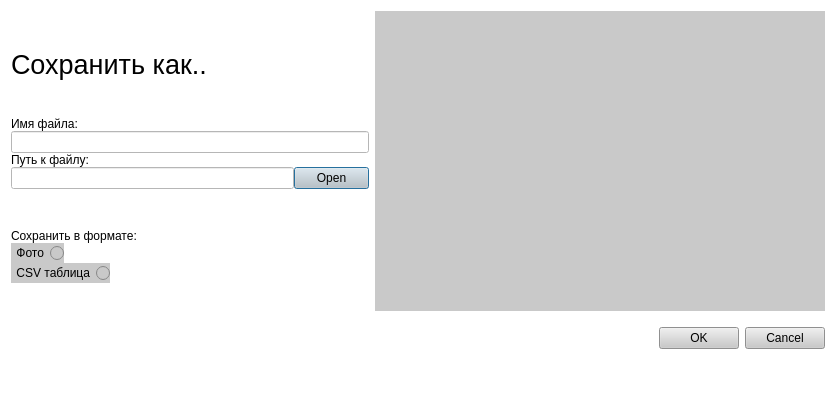
<?xml version="1.0" encoding="UTF-8"?>
<ui version="4.0">
 <class>SaveDialogWindow</class>
 <widget class="QDialog" name="SaveDialogWindow">
  <property name="geometry">
   <rect>
    <x>0</x>
    <y>0</y>
    <width>836</width>
    <height>400</height>
   </rect>
  </property>
  <property name="maximumSize">
   <size>
    <width>16777215</width>
    <height>400</height>
   </size>
  </property>
  <property name="windowTitle">
   <string>Сохранить как..</string>
  </property>
  <property name="styleSheet">
   <string notr="true">background-color: rgb(255, 255, 255);</string>
  </property>
  <layout class="QVBoxLayout" name="verticalLayout">
   <item>
    <layout class="QHBoxLayout" name="horizontalLayout">
     <item>
      <layout class="QVBoxLayout" name="verticalLayout_2">
       <property name="spacing">
        <number>0</number>
       </property>
       <item>
        <spacer name="verticalSpacer_6">
         <property name="orientation">
          <enum>Qt::Vertical</enum>
         </property>
         <property name="sizeHint" stdset="0">
          <size>
           <width>20</width>
           <height>40</height>
          </size>
         </property>
        </spacer>
       </item>
       <item>
        <widget class="QLabel" name="label_4">
         <property name="font">
          <font>
           <pointsize>20</pointsize>
          </font>
         </property>
         <property name="text">
          <string>Сохранить как..</string>
         </property>
        </widget>
       </item>
       <item>
        <spacer name="verticalSpacer_4">
         <property name="orientation">
          <enum>Qt::Vertical</enum>
         </property>
         <property name="sizeHint" stdset="0">
          <size>
           <width>20</width>
           <height>40</height>
          </size>
         </property>
        </spacer>
       </item>
       <item>
        <widget class="QLabel" name="label_3">
         <property name="maximumSize">
          <size>
           <width>16777215</width>
           <height>20</height>
          </size>
         </property>
         <property name="text">
          <string>Имя файла:</string>
         </property>
        </widget>
       </item>
       <item>
        <widget class="QLineEdit" name="lineEdit_2"/>
       </item>
       <item>
        <widget class="QLabel" name="label_2">
         <property name="maximumSize">
          <size>
           <width>16777215</width>
           <height>20</height>
          </size>
         </property>
         <property name="text">
          <string>Путь к файлу:</string>
         </property>
        </widget>
       </item>
       <item>
        <layout class="QHBoxLayout" name="horizontalLayout_3">
         <property name="spacing">
          <number>0</number>
         </property>
         <property name="sizeConstraint">
          <enum>QLayout::SetDefaultConstraint</enum>
         </property>
         <item>
          <widget class="QLineEdit" name="pathInput"/>
         </item>
         <item>
          <widget class="QDialogButtonBox" name="browseButtonBox">
           <property name="maximumSize">
            <size>
             <width>75</width>
             <height>16777215</height>
            </size>
           </property>
           <property name="styleSheet">
            <string notr="true">background-color: rgb(201, 201, 201);</string>
           </property>
           <property name="standardButtons">
            <set>QDialogButtonBox::Open</set>
           </property>
          </widget>
         </item>
        </layout>
       </item>
       <item>
        <spacer name="verticalSpacer_3">
         <property name="orientation">
          <enum>Qt::Vertical</enum>
         </property>
         <property name="sizeType">
          <enum>QSizePolicy::Fixed</enum>
         </property>
         <property name="sizeHint" stdset="0">
          <size>
           <width>20</width>
           <height>40</height>
          </size>
         </property>
        </spacer>
       </item>
       <item>
        <widget class="QLabel" name="label">
         <property name="text">
          <string>Сохранить в формате:</string>
         </property>
        </widget>
       </item>
       <item>
        <layout class="QHBoxLayout" name="horizontalLayout_4">
         <item>
          <widget class="QRadioButton" name="saveAsPhotoRadioButton">
           <property name="layoutDirection">
            <enum>Qt::RightToLeft</enum>
           </property>
           <property name="styleSheet">
            <string notr="true">background-color: rgb(201, 201, 201);</string>
           </property>
           <property name="text">
            <string>Фото</string>
           </property>
           <property name="checked">
            <bool>false</bool>
           </property>
          </widget>
         </item>
         <item>
          <spacer name="horizontalSpacer_2">
           <property name="orientation">
            <enum>Qt::Horizontal</enum>
           </property>
           <property name="sizeHint" stdset="0">
            <size>
             <width>40</width>
             <height>20</height>
            </size>
           </property>
          </spacer>
         </item>
        </layout>
       </item>
       <item>
        <layout class="QHBoxLayout" name="horizontalLayout_5">
         <item>
          <widget class="QRadioButton" name="saveAsTableRadioButton">
           <property name="layoutDirection">
            <enum>Qt::RightToLeft</enum>
           </property>
           <property name="styleSheet">
            <string notr="true">background-color: rgb(201, 201, 201);</string>
           </property>
           <property name="text">
            <string>CSV таблица</string>
           </property>
          </widget>
         </item>
         <item>
          <spacer name="horizontalSpacer">
           <property name="orientation">
            <enum>Qt::Horizontal</enum>
           </property>
           <property name="sizeHint" stdset="0">
            <size>
             <width>40</width>
             <height>20</height>
            </size>
           </property>
          </spacer>
         </item>
        </layout>
       </item>
       <item>
        <spacer name="verticalSpacer_2">
         <property name="orientation">
          <enum>Qt::Vertical</enum>
         </property>
         <property name="sizeHint" stdset="0">
          <size>
           <width>20</width>
           <height>40</height>
          </size>
         </property>
        </spacer>
       </item>
      </layout>
     </item>
     <item>
      <layout class="QVBoxLayout" name="verticalLayout_3">
       <property name="spacing">
        <number>0</number>
       </property>
       <item>
        <widget class="QLabel" name="crosswordImageLabel">
         <property name="minimumSize">
          <size>
           <width>450</width>
           <height>300</height>
          </size>
         </property>
         <property name="styleSheet">
          <string notr="true">background-color: rgb(201, 201, 201);</string>
         </property>
         <property name="text">
          <string/>
         </property>
        </widget>
       </item>
       <item>
        <spacer name="verticalSpacer">
         <property name="orientation">
          <enum>Qt::Vertical</enum>
         </property>
         <property name="sizeHint" stdset="0">
          <size>
           <width>20</width>
           <height>40</height>
          </size>
         </property>
        </spacer>
       </item>
      </layout>
     </item>
    </layout>
   </item>
   <item>
    <widget class="QDialogButtonBox" name="buttonBox">
     <property name="styleSheet">
      <string notr="true">background-color: rgb(201, 201, 201);</string>
     </property>
     <property name="standardButtons">
      <set>QDialogButtonBox::Cancel|QDialogButtonBox::Ok</set>
     </property>
    </widget>
   </item>
   <item>
    <spacer name="verticalSpacer_5">
     <property name="orientation">
      <enum>Qt::Vertical</enum>
     </property>
     <property name="sizeType">
      <enum>QSizePolicy::MinimumExpanding</enum>
     </property>
     <property name="sizeHint" stdset="0">
      <size>
       <width>20</width>
       <height>40</height>
      </size>
     </property>
    </spacer>
   </item>
  </layout>
 </widget>
 <resources/>
 <connections/>
</ui>
